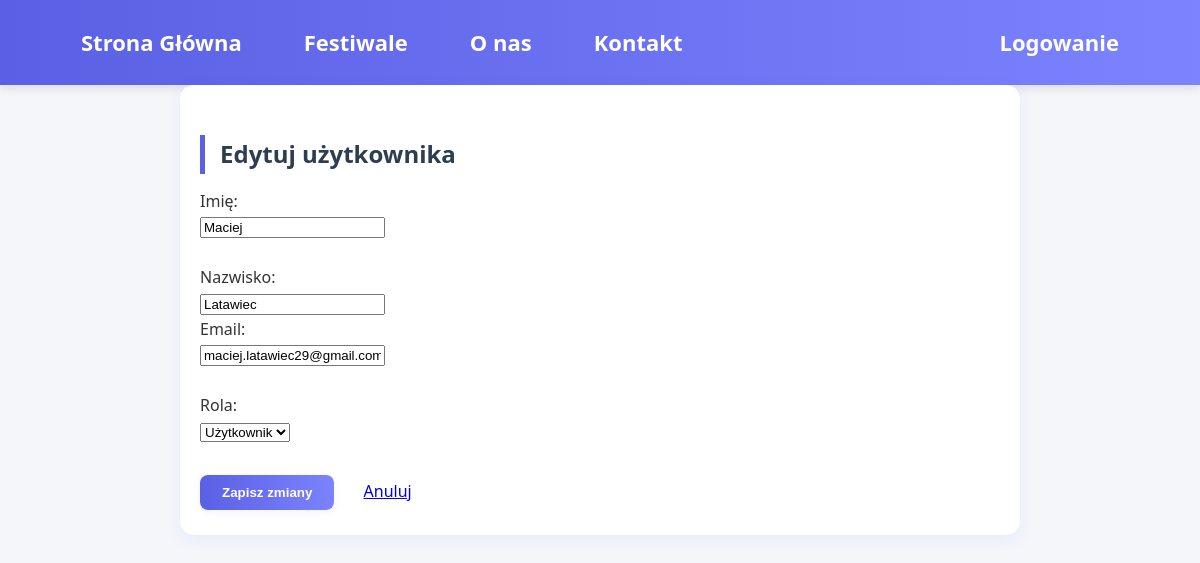
Screenshot of /php/edit_user.php?id=1 with the database file from the repository.
### tables this page shows
CREATE TABLE `uzytkownicy` (
  `uzytkownicy_id` int(11) NOT NULL,
  `nazwa` varchar(50) NOT NULL,
  `imie` varchar(50) NOT NULL,
  `nazwisko` varchar(50) NOT NULL,
  `data_urodzenia` date NOT NULL,
  `email` varchar(100) NOT NULL,
  `telefon` varchar(20) NOT NULL,
  `haslo` varchar(255) NOT NULL,
  `rola` varchar(50) NOT NULL DEFAULT 'klient',
  `data_dodania` datetime DEFAULT current_timestamp(),
  `aktywny` tinyint(1) DEFAULT 1
);

### php/edit_user.php (the view, shortened to what this page needs)
<?php
require_once 'config.php';
$id = (int)$_GET['id'];
$stmt = $pdo->prepare("SELECT * FROM uzytkownicy WHERE uzytkownicy_id = ?");
$stmt->execute([$id]);
$user = $stmt->fetch();
?>
<!DOCTYPE html>
<html lang="pl">
<head>
    <link rel="stylesheet" href="../styleCSS/Style.css">
</head>
<body>
    <?php include 'header.php'; ?>
    <div class="dashboard" style="max-width: 800px; margin: 0 auto; padding: 20px;">
        <h2>Edytuj użytkownika</h2>
        <form method="post">
            <label>Imię:</label><br>
            <input type="text" name="imie" value="<?php echo htmlspecialchars($user['imie']); ?>" required><br><br>
            <label>Nazwisko:</label><br>
            <input type="text" name="nazwisko"
       value="<?php echo isset($user['nazwisko']) ? htmlspecialchars($user['nazwisko']) : ''; ?>" <br><br>
            <label>Email:</label><br>
            <input type="email" name="email"
       value="<?php echo isset($user['email']) ? htmlspecialchars($user['email']) : ''; ?>"
       required ><br><br>
            <label>Rola:</label><br>
            <select name="rola">
                <option value="uzytkownik" <?= $user['rola'] === 'uzytkownik' ? 'selected' : '' ?>>Użytkownik</option>
            </select><br><br>
            <button type="submit">Zapisz zmiany</button>
            <a href="panel_wlasciciela.php" style="margin-left: 20px;">Anuluj</a>
        </form>
    </div>
</body>
</html>

### styleCSS/Style.css (style rules this page uses)
body { margin: 0; font-family: 'Segoe UI', Tahoma, Geneva, Verdana, sans-serif; background-color: #f4f6fa; color: #333; line-height: 1.6; height: 100%; }
h1, h2 { color: #2c3e50; margin-bottom: 15px; }
h2 { font-size: 1.8rem; border-left: 5px solid #5a60e3; padding-left: 15px; }
.dashboard { max-width: 900px; margin: 40px auto; background: #fff; border-radius: 14px; box-shadow: 0 4px 16px rgba(90,96,227,0.08); padding: 40px 30px 30px 30px; }
.dashboard h2 { color: #2c3e50; margin-top: 30px; margin-bottom: 15px; font-size: 1.5rem; }
.dashboard .btn, .dashboard button { background: linear-gradient(90deg, #5a60e3, #7c83ff); color: #fff; border: none; border-radius: 8px; padding: 10px 22px; font-weight: 600; margin: 5px 5px 5px 0; cursor: pointer; transition: background 0.2s, box-shadow 0.2s; box-shadow: 0 2px 8px rgba(90,96,227,0.08); text-decoration: none; display: inline-block; }

### rows the page displays
uzytkownicy: imie "Maciej", nazwisko "Latawiec", email "maciej.latawiec29@gmail.com"
